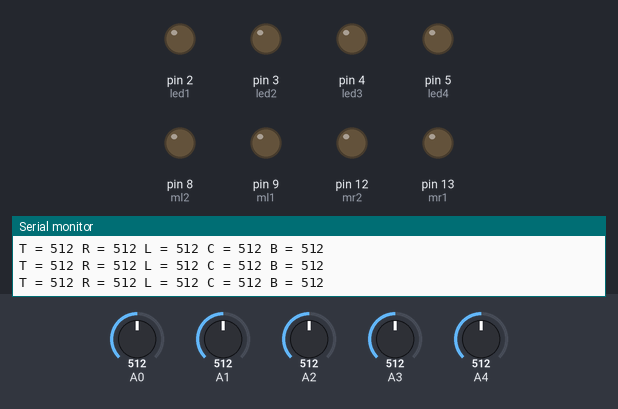
Simulated run of this sketch. Board: Arduino Uno, built with avr-gcc and run on an emulated ATmega328P. Shown: output pins drawn as LEDs (lit = HIGH), the last lines printed to the serial monitor. The inputs (shaded band) are chosen by the test bench; at power-on: A0 = 512, A1 = 512, A2 = 512, A3 = 512, A4 = 512.

Above: at 2.2 s.
2.3 s: A0 set to 476
5.3 s: A0 set to 447
At 6.5 s:
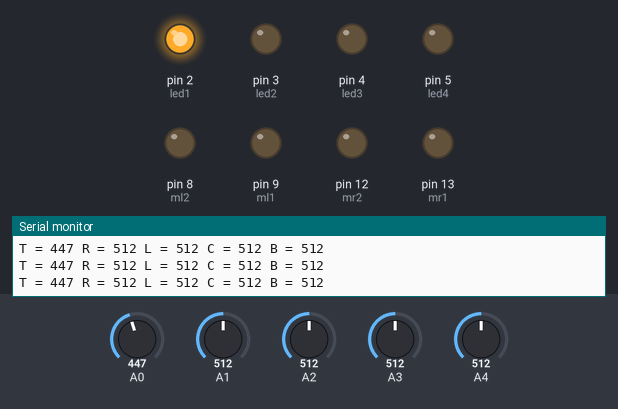
6.8 s: A1 set to 470
9.8 s: A1 set to 453
At 10.6 s:
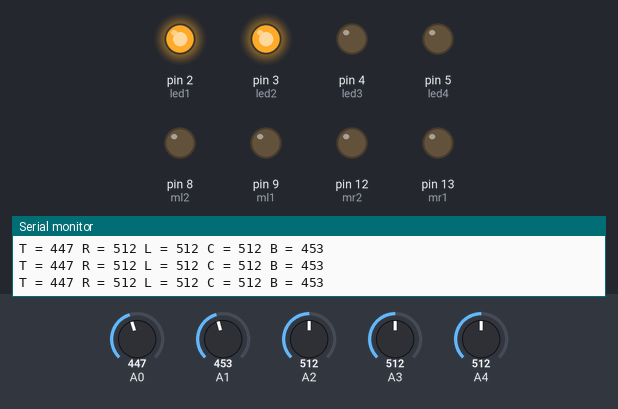
11.3 s: A2 set to 478
12.8 s: A2 set to 448
At 13.9 s:
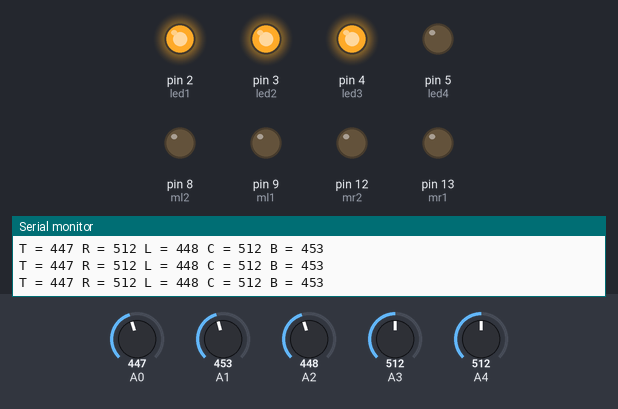
Timing chart, 0 to 15.3 s (numbered marks = the images above; inputs shaded):
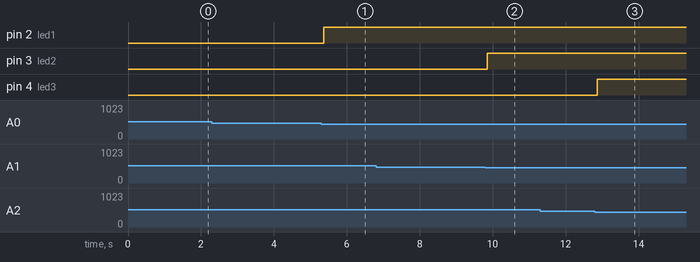

Measured:
- the behaviour switches between 462 and 461 on A0 (found by bisection; images 0 and 1)
- the behaviour switches between 462 and 461 on A1 (found by bisection; images 1 and 2)
- the behaviour switches between 462 and 461 on A2 (found by bisection; images 2 and 3)
- after the input at 5.3 s, pin 2 (led1): LOW → HIGH after 0.07 s
- after the input at 9.8 s, pin 3 (led2): LOW → HIGH after 0.05 s
- after the input at 12.8 s, pin 4 (led3): LOW → HIGH after 0.07 s

The sketch:

LineFollowerplus.ino
```cpp
// variable initialize
//---------------------
int ST, SB, SL, SC, SR;
int const Speed = - 150;
int const Limit = 50;
long R = 0;
int S[5];

int led1 = 2; //-> a *
int led2 = 3; //-> d *
int led3 = 4; //-> e *
int led4 = 5;// -> g *
int led5 = 6;// -> c *

//--------------------
int mr1 = 13;   // motor left  pin 12 -> IN3
int mr2 = 12;   // motor left  pin 13 -> IN4
int pmwr = 11;  // motor left  Pulse Width Modulation -> EN2
//---------------------

int ml1 = 9;  // motor right pin 8 -> IN1
int ml2 = 8; // motor right pin 9 -> IN2
int pmwl = 10; // motor right Pulse Width Modulation -> EN1

void AutoCalibration()
{
  for ( int i = 0; i < 5; i++ )
    S[i] = analogRead(i);
}


void Motors(int MR , int ML )
{
  if ( ML < 0 ) {
    digitalWrite(ml1, 0);
    digitalWrite(ml2, 1);
    analogWrite(pmwl, -ML);
  }
  else {
    digitalWrite(ml1, 1);
    digitalWrite(ml2, 0);
    analogWrite(pmwl, ML);
  }

  if ( MR < 0 ) {
    digitalWrite(mr1, 0);
    digitalWrite(mr2, 1);
    analogWrite(pmwr, -MR);
  }
  else {
    digitalWrite(mr1, 1);
    digitalWrite(mr2, 0);
    analogWrite(pmwr, MR);
  }
}


void PrintSensorSerial() {
  Serial.print("T = ");
  Serial.print(ST);
  Serial.print(" R = ");
  Serial.print(SR);
  Serial.print(" L = ");
  Serial.print(SL);
  Serial.print(" C = ");
  Serial.print(SC);
  Serial.print(" B = ");
  Serial.println(SB);
}


void ReadSensors() {
  ST = analogRead(A0);//  S1 -> TOP  5
  SB = analogRead(A1);//  S2 -> BOTTOM 6
  SL = analogRead(A2);//  S3 -> LEFT 8
  SC = analogRead(A3);//  S4 -> CENTER 9
  SR = analogRead(A4);//  S5 -> RIGHT 10
  PrintSensorSerial();
  if (ST < (S[0] - Limit)) {
    ST = 1;
    digitalWrite (led1, HIGH);
  } else   {
    ST = 0;
    digitalWrite (led1, LOW);
  }
  if (SB < (S[1] - Limit)) {
    SB = 1;
    digitalWrite (led2, HIGH);
  } else {
    SB = 0;
    digitalWrite (led2, LOW);
  }
  if (SL < (S[2] - Limit)) {
    SL = 1;
    digitalWrite (led3, HIGH);
  } else   {
    SL = 0;
    digitalWrite (led3, LOW);
  }
  if (SC < (S[3] - Limit)) {
    SC = 1;
    digitalWrite (led4, HIGH);
  } else {
    SC = 0;
    digitalWrite (led4, LOW);
  }

  if (SR < (S[4] - Limit)) {
    SR = 1;
    digitalWrite (led5, HIGH);

  } else {
    S, R = 0;
    digitalWrite (led5, LOW);
  }
  //PrintSensorSerial();
  R = SR * 1 + SB * 10 + SC * 100 + ST * 1000 + SL * 10000 + 500000;
  //PrintSensorSerial();
}
void setup() {
  // MOTOR drive
  pinMode (mr1, OUTPUT);
  pinMode (mr2, OUTPUT);
  pinMode (ml1, OUTPUT);
  pinMode (ml2, OUTPUT);

  // led sensor indicator
  pinMode (led1, OUTPUT);
  pinMode (led2, OUTPUT);
  pinMode (led3, OUTPUT);
  pinMode (led4, OUTPUT);
  delay(1000);
  AutoCalibration();
  Serial.begin(9600);
}

void testDirections() {
  // forward
  Motors(Speed, Speed);
  delay(5000);
  //Right
  Motors(Speed, 0);
  delay(2000);
  // forward
  Motors(Speed, Speed);
  delay(5000);
  // LEFT
  Motors(0, Speed);
  delay(2000);
  Motors(Speed, Speed);
  delay(5000);
}
void loop() {
  ReadSensors();
  //Serial.println(R);
 /* Motors(Speed, Speed);
  delay(3000);
  Motors(0, Speed); // right
  delay(3000);
  Motors(Speed, 0); // left
  delay(3000);*/
  // R = S8  + S5 + S9 + S6  + S10;
    if (R == 501110 || R == 501111 || R == 511110 || R == 511111) {
      Motors(Speed, Speed); // forward
    } else if (R == 510010 ) {
      Motors(Speed - .2 * Speed , Speed); // slightly left
    } else if (R == 500011 ) {
      Motors(Speed, Speed - .2 * Speed); // slightly right
    } else if (R == 510110) {
      Motors(Speed, 0); // left
    } else if (R == 500111) {
      Motors(0, Speed); // right
    }
}
```
